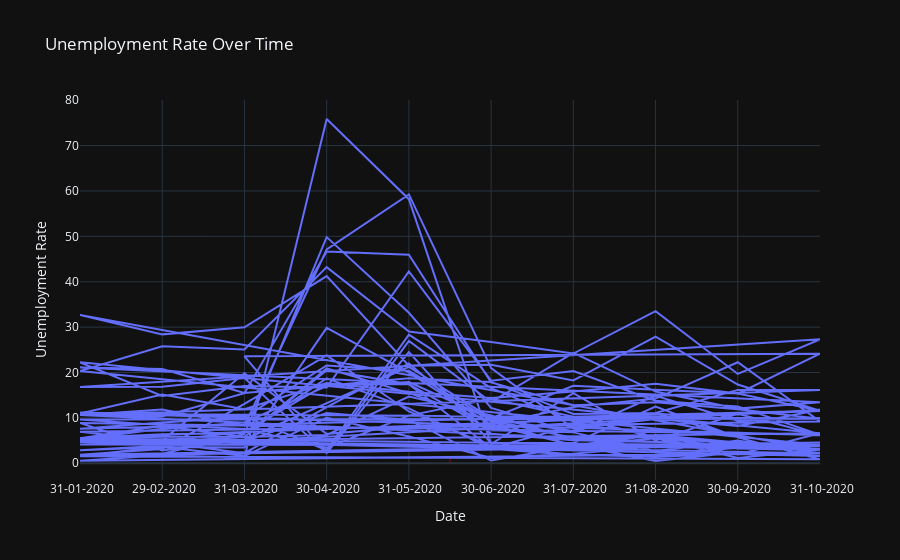

Notebook source saved alongside this figure:
### Code cell
# Remove leading space from 'Date' column name
df2.rename(columns={' Date': 'Date'}, inplace=True)

# Create the line plot
fig = px.line(df2, x='Date', y='Estimated Unemployment Rate (%)', 
              title='Unemployment Rate Over Time', 
              labels={'Estimated Unemployment Rate (%)': 'Unemployment Rate'},
              template='plotly_dark')

# Add the shape for the COVID-19 event period
covid_event = {'start_date': '2020-03-01', 'end_date': '2021-06-30', 'event': 'Peak of Pandemic'}
fig.add_shape(type='rect', 
              x0=pd.to_datetime(covid_event['start_date']), 
              x1=pd.to_datetime(covid_event['end_date']), 
              y0=0, y1=1, 
              fillcolor='red', opacity=0.3, layer='below', 
              line=dict(color='red', width=2))

# Update layout
fig.update_layout(xaxis_title='Date', yaxis_title='Unemployment Rate', legend_title='Region')
fig.update_xaxes(type='category')

# Show the plot
fig.show()

### Figure 1 — Plotly figure (JSON) as saved in the notebook; plotly's stock layout.template omitted (floating-point values rounded to 4 significant figures; data arrays with more than 128 entries replaced by an {"elided": "..."} marker saying what was removed)
{"data": [{"hovertemplate": "Date=%{x}<br>Unemployment Rate=%{y}<extra></extra>", "legendgroup": "", "line": {"color": "#636efa", "dash": "solid"}, "marker": {"symbol": "circle"}, "mode": "lines", "name": "", "orientation": "v", "showlegend": false, "type": "scatter", "x": {"elided": "267 str values"}, "xaxis": "x", "y": {"elided": "267 float values"}, "yaxis": "y"}], "layout": {"legend": {"title": {"text": "Region"}, "tracegroupgap": 0}, "shapes": [{"fillcolor": "red", "layer": "below", "line": {"color": "red", "width": 2}, "opacity": 0.3, "type": "rect", "x0": "2020-03-01T00:00:00", "x1": "2021-06-30T00:00:00", "y0": 0, "y1": 1}], "title": {"text": "Unemployment Rate Over Time"}, "xaxis": {"anchor": "y", "domain": [0, 1], "title": {"text": "Date"}, "type": "category"}, "yaxis": {"anchor": "x", "domain": [0, 1], "title": {"text": "Unemployment Rate"}}}}
